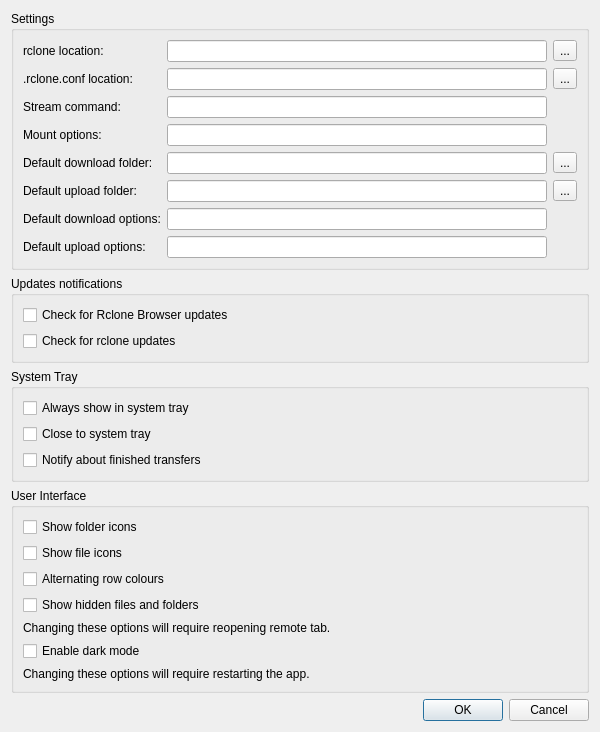
<?xml version="1.0" encoding="UTF-8"?>
<ui version="4.0">
 <class>PreferencesDialog</class>
 <widget class="QDialog" name="PreferencesDialog">
  <property name="geometry">
   <rect>
    <x>0</x>
    <y>0</y>
    <width>600</width>
    <height>547</height>
   </rect>
  </property>
  <property name="windowTitle">
   <string>Preferences</string>
  </property>
  <layout class="QVBoxLayout" name="verticalLayout">
   <item>
    <widget class="QGroupBox" name="groupBox_2">
     <property name="title">
      <string>Settings</string>
     </property>
     <layout class="QGridLayout" name="gridLayout_3">
      <item row="0" column="2">
       <widget class="QToolButton" name="rcloneBrowse">
        <property name="text">
         <string>...</string>
        </property>
       </widget>
      </item>
      <item row="0" column="0">
       <widget class="QLabel" name="label_1">
        <property name="text">
         <string>rclone location:</string>
        </property>
        <property name="buddy">
         <cstring>rclone</cstring>
        </property>
       </widget>
      </item>
      <item row="2" column="1">
       <widget class="QLineEdit" name="stream"/>
      </item>
      <item row="5" column="1">
       <widget class="QLineEdit" name="mount"/>
      </item>
      <item row="0" column="1">
       <widget class="QLineEdit" name="rclone"/>
      </item>
      <item row="5" column="0">
       <widget class="QLabel" name="mountLabel">
        <property name="text">
         <string>Mount options:</string>
        </property>
        <property name="buddy">
         <cstring>mount</cstring>
        </property>
       </widget>
      </item>
      <item row="2" column="0">
       <widget class="QLabel" name="label_2">
        <property name="text">
         <string>Stream command:</string>
        </property>
        <property name="buddy">
         <cstring>stream</cstring>
        </property>
       </widget>
      </item>
      <item row="1" column="0">
       <widget class="QLabel" name="label">
        <property name="text">
         <string>.rclone.conf location:</string>
        </property>
       </widget>
      </item>
      <item row="1" column="1">
       <widget class="QLineEdit" name="rcloneConf"/>
      </item>
      <item row="1" column="2">
       <widget class="QToolButton" name="rcloneConfBrowse">
        <property name="text">
         <string>...</string>
        </property>
       </widget>
      </item>
      <item row="6" column="0">
       <widget class="QLabel" name="label_d">
        <property name="text">
         <string>Default download folder:</string>
        </property>
       </widget>
      </item>
      <item row="6" column="1">
       <widget class="QLineEdit" name="defaultDownloadDir"/>
      </item>
      <item row="6" column="2">
       <widget class="QToolButton" name="defaultDownloadDirBrowse">
        <property name="text">
         <string>...</string>
        </property>
       </widget>
      </item>
      <item row="7" column="0">
       <widget class="QLabel" name="label_u">
        <property name="text">
         <string>Default upload folder:</string>
        </property>
       </widget>
      </item>
      <item row="7" column="1">
       <widget class="QLineEdit" name="defaultUploadDir"/>
      </item>
      <item row="7" column="2">
       <widget class="QToolButton" name="defaultUploadDirBrowse">
        <property name="text">
         <string>...</string>
        </property>
       </widget>
      </item>
      <item row="8" column="0">
       <widget class="QLabel" name="label_10">
        <property name="text">
         <string>Default download options:</string>
        </property>
       </widget>
      </item>
      <item row="8" column="1">
       <widget class="QLineEdit" name="defaultDownloadOptions"/>
      </item>
      <item row="9" column="0">
       <widget class="QLabel" name="label_11">
        <property name="text">
         <string>Default upload options:</string>
        </property>
       </widget>
      </item>
      <item row="9" column="1">
       <widget class="QLineEdit" name="defaultUploadOptions"/>
      </item>
     </layout>
    </widget>
   </item>
   <item>
    <widget class="QGroupBox" name="groupBox_4">
     <property name="sizePolicy">
      <sizepolicy hsizetype="Preferred" vsizetype="Fixed">
       <horstretch>0</horstretch>
       <verstretch>0</verstretch>
      </sizepolicy>
     </property>
     <property name="title">
      <string>Updates notifications</string>
     </property>
     <layout class="QVBoxLayout" name="verticalLayout_4">
       <item>
       <widget class="QCheckBox" name="checkRcloneBrowserUpdates">
        <property name="text">
         <string>Check for Rclone Browser updates</string>
        </property>
       </widget>
      </item>
      <item>
       <widget class="QCheckBox" name="checkRcloneUpdates">
        <property name="text">
         <string>Check for rclone updates</string>
        </property>
       </widget>
      </item>      
     </layout>
    </widget>
   </item>
   <item>
    <widget class="QGroupBox" name="groupBox_3">
     <property name="sizePolicy">
      <sizepolicy hsizetype="Preferred" vsizetype="Fixed">
       <horstretch>0</horstretch>
       <verstretch>0</verstretch>
      </sizepolicy>
     </property>
     <property name="title">
      <string>System Tray</string>
     </property>
     <layout class="QVBoxLayout" name="verticalLayout_2">
      <item>
       <widget class="QCheckBox" name="alwaysShowInTray">
        <property name="text">
         <string>Always show in system tray</string>
        </property>
       </widget>
      </item>
      <item>
       <widget class="QCheckBox" name="closeToTray">
        <property name="text">
         <string>Close to system tray</string>
        </property>
       </widget>
      </item>
      <item>
       <widget class="QCheckBox" name="notifyFinishedTransfers">
        <property name="text">
         <string>Notify about finished transfers</string>
        </property>
       </widget>
      </item>
     </layout>
    </widget>
   </item>
   <item>
    <widget class="QGroupBox" name="groupBox">
     <property name="title">
      <string>User Interface</string>
     </property>
     <layout class="QGridLayout" name="gridLayout">
      <item row="5" column="0" colspan="3">
       <widget class="QLabel" name="info">
        <property name="text">
         <string>Changing these options will require reopening remote tab.</string>
        </property>
       </widget>
      </item>
      <item row="0" column="0" colspan="2">
       <widget class="QCheckBox" name="showFolderIcons">
        <property name="sizePolicy">
         <sizepolicy hsizetype="Fixed" vsizetype="Fixed">
          <horstretch>0</horstretch>
          <verstretch>0</verstretch>
         </sizepolicy>
        </property>
        <property name="text">
         <string>Show folder icons</string>
        </property>
       </widget>
      </item>
      <item row="3" column="0" colspan="2">
       <widget class="QCheckBox" name="rowColors">
        <property name="text">
         <string>Alternating row colours</string>
        </property>
       </widget>
      </item>
      <item row="1" column="0" colspan="2">
       <widget class="QCheckBox" name="showFileIcons">
        <property name="sizePolicy">
         <sizepolicy hsizetype="Fixed" vsizetype="Fixed">
          <horstretch>0</horstretch>
          <verstretch>0</verstretch>
         </sizepolicy>
        </property>
        <property name="text">
         <string>Show file icons</string>
        </property>
       </widget>
      </item>
      <item row="4" column="0">
       <widget class="QCheckBox" name="showHidden">
        <property name="text">
         <string>Show hidden files and folders</string>
        </property>
       </widget>
      </item>
      <item row="6" column="0">
       <widget class="QCheckBox" name="enableDarkMode">
        <property name="text">
         <string>Enable dark mode</string>
        </property>
       </widget>
      </item>
      <item row="7" column="0" colspan="3">
       <widget class="QLabel" name="infoRestart">
        <property name="text">
         <string>Changing these options will require restarting the app.</string>
        </property>
       </widget>
      </item>      
     </layout>
    </widget>
   </item>
   <item>
    <spacer name="verticalSpacer">
     <property name="orientation">
      <enum>Qt::Vertical</enum>
     </property>
     <property name="sizeHint" stdset="0">
      <size>
       <width>0</width>
       <height>0</height>
      </size>
     </property>
    </spacer>
   </item>
   <item>
    <widget class="QDialogButtonBox" name="buttonBox">
     <property name="orientation">
      <enum>Qt::Horizontal</enum>
     </property>
     <property name="standardButtons">
      <set>QDialogButtonBox::Cancel|QDialogButtonBox::Ok</set>
     </property>
    </widget>
   </item>
  </layout>
 </widget>
 <tabstops>
  <tabstop>rclone</tabstop>
  <tabstop>rcloneBrowse</tabstop>
  <tabstop>rcloneConf</tabstop>
  <tabstop>rcloneConfBrowse</tabstop>
  <tabstop>stream</tabstop>
  <tabstop>mount</tabstop>
  <tabstop>defaultDownloadDir</tabstop>
  <tabstop>defaultDownloadDirBrowse</tabstop>   
  <tabstop>defaultUploadDir</tabstop>
  <tabstop>defaultUploadDirBrowse</tabstop>
  <tabstop>defaultDownloadOptions</tabstop>
  <tabstop>defaultUploadOptions</tabstop>
  <tabstop>checkRcloneBrowserUpdates</tabstop>
  <tabstop>checkRcloneUpdates</tabstop>
  <tabstop>alwaysShowInTray</tabstop>
  <tabstop>closeToTray</tabstop>
  <tabstop>notifyFinishedTransfers</tabstop>
  <tabstop>showFolderIcons</tabstop>
  <tabstop>showFileIcons</tabstop>
  <tabstop>rowColors</tabstop>
  <tabstop>enableDarkMode</tabstop>
 </tabstops>
 <resources/>
 <connections>
  <connection>
   <sender>buttonBox</sender>
   <signal>accepted()</signal>
   <receiver>PreferencesDialog</receiver>
   <slot>accept()</slot>
   <hints>
    <hint type="sourcelabel">
     <x>256</x>
     <y>319</y>
    </hint>
    <hint type="destinationlabel">
     <x>157</x>
     <y>274</y>
    </hint>
   </hints>
  </connection>
  <connection>
   <sender>buttonBox</sender>
   <signal>rejected()</signal>
   <receiver>PreferencesDialog</receiver>
   <slot>reject()</slot>
   <hints>
    <hint type="sourcelabel">
     <x>324</x>
     <y>319</y>
    </hint>
    <hint type="destinationlabel">
     <x>286</x>
     <y>274</y>
    </hint>
   </hints>
  </connection>
 </connections>
</ui>
